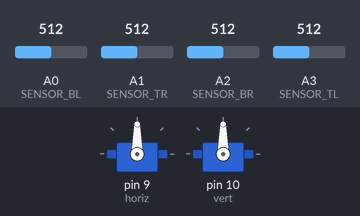
A sketch run on a simulated Arduino Uno, built with avr-gcc and run on an emulated ATmega328P. Parts: 2 × servo. The test bench sets the inputs (shaded band); at power-on: A0 (SENSOR_BL) = 512, A3 (SENSOR_TL) = 512, A2 (SENSOR_BR) = 512, A1 (SENSOR_TR) = 512.

Above: at 1.3 s.
1.4 s: A0 (SENSOR_BL) set to 704
2.9 s: A0 (SENSOR_BL) set to 722
At 3.08 s:
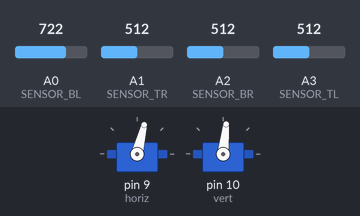
5.9 s: A3 (SENSOR_TL) set to 534
At 8.1 s:
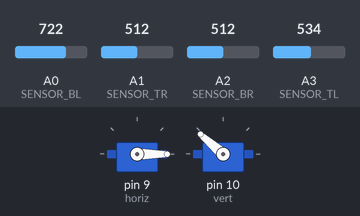
8.9 s: A2 (SENSOR_BR) set to 544
At 11.5 s:
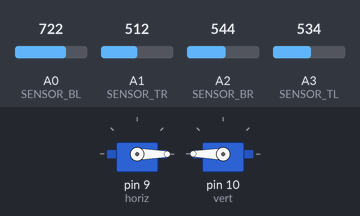
11.9 s: A1 (SENSOR_TR) set to 992
At 12.08 s:
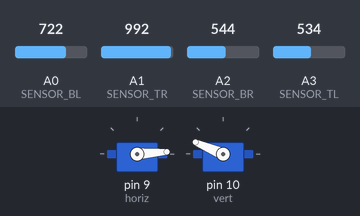
14.9 s: A2 (SENSOR_BR) set to 716
At 20.17 s:
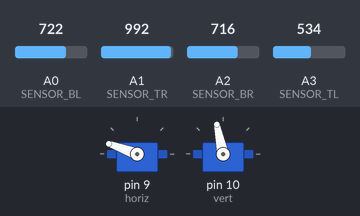
Timing chart, 0 to 20.4 s (numbered marks = the images above; inputs shaded):
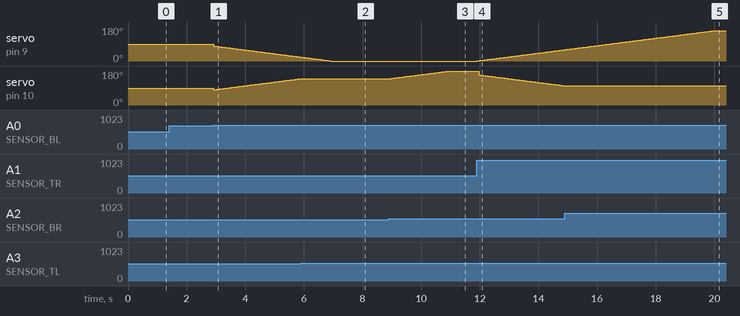

The sketch:

solararduinosmart.ino
```cpp
#include <Servo.h>
#define THRESHOLD 100
#define DTIME 50
#define SENSOR_TL 3
#define SENSOR_TR 1
#define SENSOR_BL 0
#define SENSOR_BR 2

#define HORIZ_LIMIT 160
#define VERT_LIMIT 160

Servo horiz ;
Servo vert ;
int horizpos = HORIZ_LIMIT / 2;
int vertpos =  VERT_LIMIT / 2;

void setup(){
  Serial.begin(9600);
  horiz.attach(9);
  vert.attach(10);
  //vert.write(90);
 // horiz.write(90);
  delay(100);
}

void loop(){

  track();
  //delay(DTIME);


}
void track(){

    int tl = analogRead(SENSOR_TL) ;
    int tr = analogRead(SENSOR_TR) ;
    int bl = analogRead(SENSOR_BL) ;
    int br = analogRead(SENSOR_BR) ;
    int avrege_top = (tl + tr) / 2 ;
    int avrege_down = (bl + br) / 2 ;
    int avrege_left = (tl + bl) / 2 ;
    int avrege_rigth = (tr + br) / 2 ;


    int dif_vert = avrege_top  - avrege_down ;
    int dif_horz = avrege_left - avrege_rigth ;


    if ( ((-1 * THRESHOLD) <= dif_vert) && (dif_vert <= THRESHOLD)){
       vert.detach();
       }
     else {
        vert.attach(10);

         if (avrege_top > avrege_down)
         {
           vertpos = --vertpos ;
           if (vertpos > VERT_LIMIT)
           {
                vert.detach();
                vertpos = VERT_LIMIT;
            }
         }
        else if ( avrege_top < avrege_down)
        {
          vertpos = ++vertpos;
          if (vertpos < 0)
          {
            vert.detach();
             vertpos = 0;
          }
        }
        else if ( avrege_top == avrege_down)
        {
          }
       vert.write(vertpos);
        }

if ( ((-1*THRESHOLD) <= dif_horz) && (dif_horz <= THRESHOLD)){
       horiz.detach();
       }
     else {
        horiz.attach(9);

         if (avrege_left > avrege_rigth)
         {
           horizpos = --horizpos;
           if (horizpos < 0)
           {
                horiz.detach();
                horizpos = 0;
            }
         }
        else if ( avrege_left < avrege_rigth  )
        {
          horizpos = ++horizpos;
          if (horizpos > HORIZ_LIMIT)
          {
            horiz.detach();
             horizpos = HORIZ_LIMIT;
          }
        }
        else if ( avrege_left == avrege_rigth)
        {
          }
       horiz.write(horizpos);
        }

  delay(DTIME);

}
```

Measured:
- the behaviour switches between 713 and 714 on A0 (SENSOR_BL) (found by bisection; images 0 and 1)
- the behaviour switches between 521 and 522 on A3 (SENSOR_TL) (found by bisection; images 1 and 2)
- the behaviour switches between 525 and 526 on A2 (SENSOR_BR) (found by bisection; images 2 and 3)
- after the input at 1.4 s, every drawn part: stays the same
- after the input at 2.9 s, servo on pin 9 (horiz): moves from 90° to 21° over 2.9 s, starting at once
- after the input at 5.9 s, servo on pin 10 (vert): stays 139° (without the input it goes to 140° after 0.01 s)
- after the input at 8.9 s, servo on pin 10 (vert): moves from 139° to 180° over 2.0 s, starting at once
- after the input at 11.9 s, servo on pin 9 (horiz): moves from 0° to 59° over 2.9 s, starting at once; servo on pin 10 (vert): moves from 180° to 102° over 2.9 s, starting after 0.07 s
- after the input at 14.9 s, servo on pin 10 (vert): stays 102° (without the input it goes to 101° after 0.01 s)
